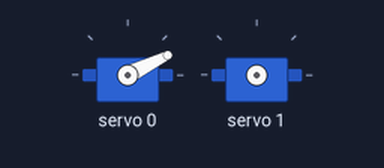
Bench run of a sketch on a simulated Arduino Uno, built with avr-gcc and run on an emulated ATmega328P. Parts: 2 × servo.

Above: at 0.05 s.
At 2.65 s:
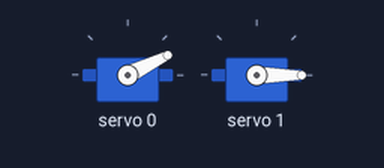
At 5.2 s:
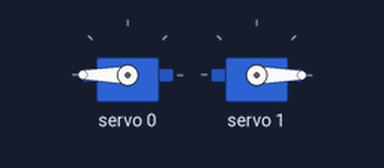
Timing chart, 0 to 6.8 s (numbered marks = the images above):
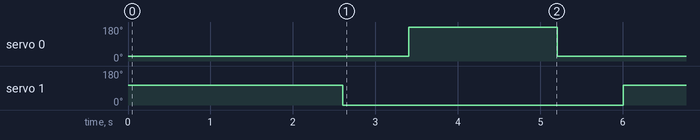

Measured:
- by itself, servo 0: alternates 180° for 1.8 s and 26° for 3.4 s
- by itself, servo 1: alternates 105° for 1.8 s and 0° for 3.4 s

The sketch:

PanAndTilt.ino
```cpp
#include <Wire.h>
#include <Adafruit_PWMServoDriver.h>

// Ajustar a cada servo. Valores entre 150 y 650
#define PAN_MIN   200
#define PAN_MAX   600
#define TILT_MIN  130
#define TILT_MAX  400

Adafruit_PWMServoDriver pwm = Adafruit_PWMServoDriver(0x40);

void setup() {
  pwm.begin();
  pwm.setPWMFreq(60);
}

// P entre 0 y 100 para cubrir movimiento entre PAN_MIN y PAN_MAX
void pan( uint8_t p, uint16_t ms )
{

  if(p>100) p = 100;
  pwm.setPWM( 0, 0, PAN_MIN + ((PAN_MAX - PAN_MIN)*p)/100  );
  delay(ms);
}

// P entre 0 y 100 para cubrir movimiento entre TILT_MIN y TILT_MAX
void tilt( uint8_t p, uint16_t ms )
{

  if(p>100) p = 100;
  p = 100 - p;
  pwm.setPWM( 1, 0, TILT_MIN + ((TILT_MAX - TILT_MIN)*p)/100  );
  delay(ms);
}

void loop()
{
  pan(0, 800);
  tilt(0, 800);
  delay(1000);
  tilt(100, 800);
  pan(100, 800);
  delay(1000);
}
```
